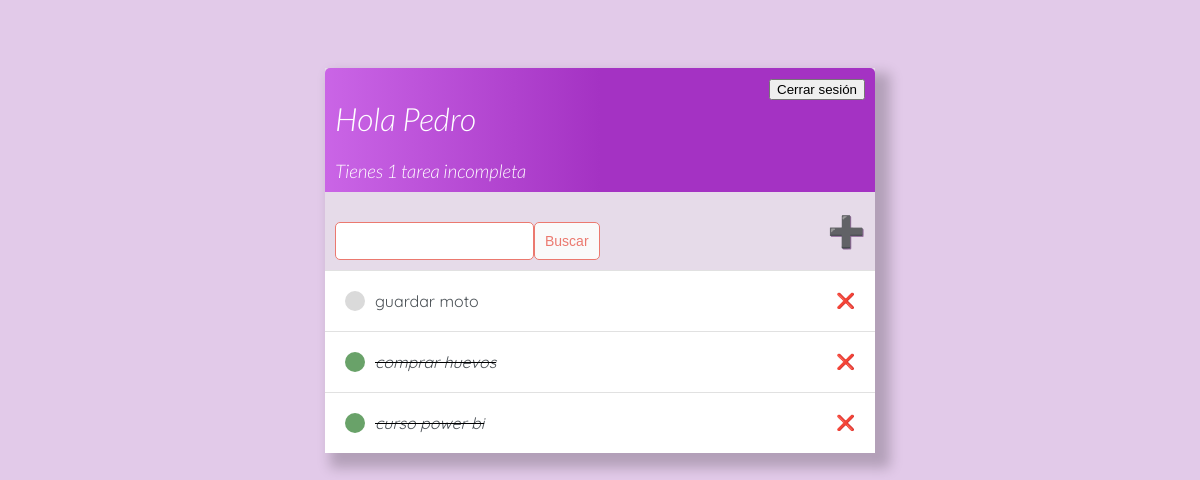
Screenshot of / (signed in) with the database file from the repository.
### base/models.py (models this page shows)
class Tarea(models.Model):
    usuario = models.ForeignKey(User,
                                on_delete=models.CASCADE,
                                null=True,
                                blank=True)
    titulo = models.CharField(max_length=200)
    descripcion = models.TextField(null=True,
                                   blank=True)
    completo = models.BooleanField(default=False)
    creado = models.DateTimeField(auto_now_add=True)
    def __str__(self):
        return self.titulo
    class Meta:
        ordering = ['completo']

### base/views.py (the view)
# urls.py: urlpatterns = [path('', ListaPendientes.as_view(), name='tareas'), # Vista principal
class ListaPendientes(LoginRequiredMixin, ListView):
    model = Tarea
    context_object_name = 'tareas' # Referencia interna al objeto
    def get_context_data(self, **kwargs):
        context = super().get_context_data(**kwargs)
        context['tareas'] = context['tareas'].filter(usuario=self.request.user) # Usuario logueado
        context['count'] = context['tareas'].filter(completo=False).count() # Nº de tareas incompletas
        valor_buscado = self.request.GET.get('area-buscar') or '' # Almacena el valor búscado en la barra de búsqueda
        if valor_buscado:
            context['tareas'] = context['tareas'].filter(titulo__icontains=valor_buscado)
        context['valor_buscado'] = valor_buscado
        return context

### base/templates/base/tarea_list.html (shortened to what this page needs)
<!DOCTYPE html>
<html lang="es">
<head>
</head>
<body>
{% extends 'base/principal.html' %}
{% block content %}
<div class="barra-superior">
    <div>
        <h1>Hola {{request.user|title}}</h1>
        <h3 style="margin:0">Tienes <i>{{count}}</i> tarea{{count|pluralize}} incompleta{{count|pluralize}}</h3>
    </div>
    {% if request.user.is_authenticated %}
    <form action="{% url 'logout' %}" method="POST">
        <button type="submit">Cerrar sesión</button>
    </form>
    {% else %}
        <a href="{% url 'login' %}">Ingresar</a>
    {% endif %}
</div>
<div id="envoltorio-agregar-buscar">
    <form method="GET" style="margin-top: 20px; display: flex;">
        <input type="text" name="area-buscar" value="{{valor_buscado}}">
        <input class="boton" type="submit" value="Buscar">
    </form>
    <a id="enlace-agregar" href="{% url 'crear-tarea' %}">➕</a>
</div>
<div class="items-tarea">
    {% for tarea in tareas %}
    <div class="envoltorio-tarea">
        {% if tarea.completo %}
        <div class="titulo-tarea">
            <div class="icono-tarea-completa"></div>
            <i><s><a href="{% url 'editar-tarea' tarea.id %}">{{tarea}}</a></s></i>
        </div>
        <a class="enlace-eliminar" href="{% url 'eliminar-tarea' tarea.id %}">❌</a>
        {% else %}
        <div class="titulo-tarea">
            <div class="icono-tarea-incompleta"></div>
            <a href="{% url 'editar-tarea' tarea.id %}">{{tarea}}</a>
        </div>
        <a class="enlace-eliminar" href="{% url 'eliminar-tarea' tarea.id %}">❌</a>
        {% endif %}
    </div>
    {% empty %}
    <h3>No hay elementos en esta lista</h3>
    {% endfor %}
</div>
{% endblock content %}

### base/templates/base/principal.html (style rules this page uses)
body { background-color: #e2cae9; font-family: "Quicksand", sans-serif; padding-top: 60px; }
h1,h2,h3,h4,h5,h6 { font-family: "Lato", sans-serif; font-weight: 300; font-style: italic; }
p, a { color: #8f6a99; }
.barra-superior { display: flex; justify-content: space-between; padding: 10px; color: #ffffff; border-radius: 5px 5px 0 0; background: linear-gradient(90deg, #ca65e6 0%, #a432c3 50%, #a432c3 100%); }
.envoltorio-tarea { display: flex; align-items: center; justify-content: space-between; padding: 20px; background-color: #ffffff; border-top: 1px solid rgb(225, 225, 225); }
.titulo-tarea { display: flex; }
.titulo-tarea a { text-decoration: none; color: #4b5156; margin-left: 10px; }
.icono-tarea-completa { height: 20px; width: 20px; background-color: rgb(105, 162, 105); border-radius: 50px; }
.icono-tarea-incompleta { height: 20px; width: 20px; background-color: rgb(218, 218, 218); border-radius: 50px; }
.enlace-eliminar { text-decoration: none; font-size: 15px; line-height: 0; }
#envoltorio-agregar-buscar { display: flex; justify-content: space-between; align-items: center; padding: 10px; }
#enlace-agregar { text-decoration: none; font-size: 30px; text-shadow: 1px 1px; }
input[type=text], input[type=password], textarea { border: 1px solid #eb796f; border-radius: 5px; padding: 10px; width: 90% }
.boton { border: 1px solid #eb796f; background-color: #fafafa; color: #eb796f; padding: 10px; font-size: 14px; border-radius: 5px; cursor: pointer; text-decoration: none; }

### rows the page displays
Tarea: titulo "guardar moto"
Tarea: titulo "comprar huevos"
Tarea: titulo "curso power bi"

### other values shown
{{ request.user|title }} "Pedro"
{{ count }} "1"
